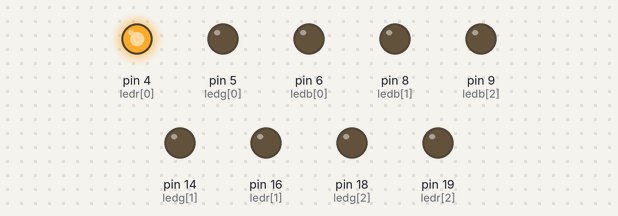
A sketch run on a simulated Arduino Leonardo, built with avr-gcc and run on an emulated ATmega32U4. Parts: output pins drawn as LEDs (lit = HIGH). USB keyboard and mouse output is not drawn; what the sketch prints to the serial monitor is not drawn.

Above: at 0.1 s.
Timing chart, 0 to 1.6 s (numbered marks = the images above):
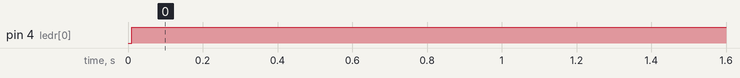

The sketch:

2x3_rgb.ino
```cpp
#include <Keyboard.h>

// LEDs
byte ledr[] = {4, 16, 19};
byte ledg[] = {5, 14, 18};
byte ledb[] = {6, 8, 9};

// JP1 is an input
byte col[] = {7, 15, 20};
const int colCount = sizeof(col)/sizeof(col[0]);

// JP2 and JP3 are outputs
byte row[] = {21, 10};
const int rowCount = sizeof(row)/sizeof(row[0]);

byte keys[rowCount][colCount];
char vals[rowCount][colCount] = {
  {'q', 'w', 'e'},
  {'a', 's', 'd'}
};

void setup() {
    Serial.begin(9600);
    while (!Serial);
    Serial.print("hello there");

    // LED setup
    for(int x=0; x<colCount; x++) {
        pinMode(ledr[x], OUTPUT);
        pinMode(ledg[x], OUTPUT);
        pinMode(ledb[x], OUTPUT);
    }

    // Keyboard Setup
    for(int x=0; x<colCount; x++) {
        pinMode(col[x], INPUT);
    }

    // Pullup setup
    for (int x=0; x<rowCount; x++) {
        pinMode(row[x], INPUT_PULLUP);
    }

    Keyboard.begin();
}

void colour(int x, int y, int r, int g, int b)
{
  for (int i=0; i<colCount; i++) {
    digitalWrite(col[i], LOW);
  }

  byte cr = row[y];

  pinMode(cr, OUTPUT);

  analogWrite(ledr[x], r);
  analogWrite(ledg[x], g);
  analogWrite(ledb[x], b);
  digitalWrite(cr, HIGH);

  for (int i=0; i<rowCount; i++) {
    if (i != y) {
      digitalWrite(row[i], LOW);
    }
  }

  pinMode(cr, INPUT);
}

void readMatrix() {
    // iterate the columns
    for (int colIndex=0; colIndex < rowCount; colIndex++) {
        // col: set to output to low
        byte curCol = row[colIndex];
        pinMode(curCol, OUTPUT);
        digitalWrite(curCol, LOW);

        // row: interate through the col
        for (int rowIndex=0; rowIndex < colCount; rowIndex++) {
            byte rowCol = col[rowIndex];
            pinMode(rowCol, INPUT_PULLUP);
            keys[colIndex][rowIndex] = digitalRead(rowCol);
            pinMode(rowCol, INPUT);
        }
        // disable the column
        pinMode(curCol, INPUT);
    }
}

void executeMatrix() {
  for (int rowIndex=0; rowIndex < colCount; rowIndex++) {
    for (int colIndex=0; colIndex < rowCount; colIndex++) {
      char key = vals[colIndex][rowIndex];
      if (keys[colIndex][rowIndex] == 0) {
        Keyboard.press(key);
      } else {
        Keyboard.release(key);
      }
    }
  }
}

void loop() {
  colour(0, 0, 255, 0, 0);
  delay(200);
  //colour(1, 1, 255, 0, 0);
  delay(200);

  //readMatrix();
  //executeMatrix();

  while (!Serial);
}
```

Measured:
- by itself, pin 4 (ledr[0]): LOW → HIGH at 0.01 s
